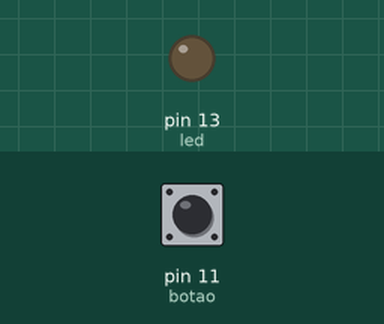
A sketch run on a simulated Arduino Uno, built with avr-gcc and run on an emulated ATmega328P. On the bench: output pins drawn as LEDs (lit = HIGH). The test bench sets the inputs (shaded band); at power-on: pin 11 (botao) LOW.

Above: at 1.2 s.
1.3 s: pin 11 (botao) pulled HIGH for 0.15 s
At 1.37 s:
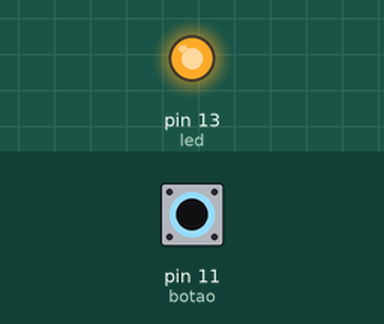
2.9 s: pin 11 (botao) pulled HIGH for 3.2 s
At 6.6 s:
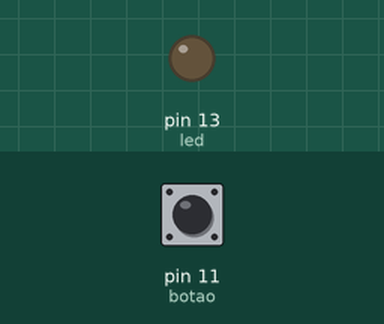
Timing chart, 0 to 8.1 s (numbered marks = the images above; inputs shaded):
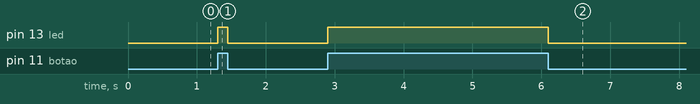

Measured:
- after the input at 1.3 s, pin 13 (led): LOW → HIGH at once, → LOW 0.15 s later
- after the input at 2.9 s, pin 13 (led): LOW → HIGH at once, → LOW 3.2 s later

The sketch:

sketch_jun01a.ino
```cpp
int led = 13;
int botao = 11;

int estadoBotao = 0;

void setup() {
  // put your setup code here, to run once:
  pinMode (led, OUTPUT);
  pinMode (botao, INPUT);
}

void loop() {
  // put your main code here, to run repeatedly:
   estadoBotao = digitalRead(botao);

  if(estadoBotao == HIGH){
     digitalWrite (led, HIGH);
  } else {
     digitalWrite (led, LOW);
  }

}
```
